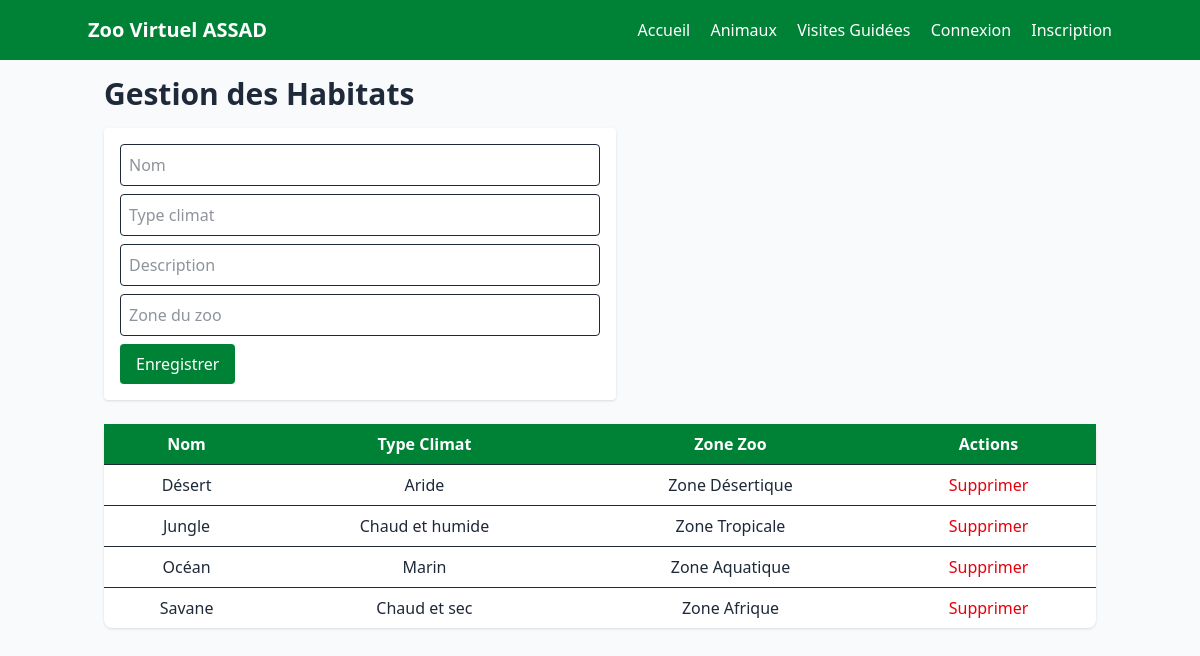
/admin/gestion_habitats.php, run on the app's committed database.
### tables this page shows
CREATE TABLE habitats (
    id INT AUTO_INCREMENT PRIMARY KEY,
    nom VARCHAR(100) NOT NULL,
    typeclimat VARCHAR(100),
    description TEXT,
    zonezoo VARCHAR(100)
);

### admin/gestion_habitats.php (the view, shortened to what this page needs)
<?php
include '../includes/header.php';
include '../includes/db.php';
$result = $conn->query("SELECT * FROM habitats ORDER BY nom ASC");
?>
<h2 class="text-3xl font-bold mb-4">Gestion des Habitats</h2>
<form method="post" class="space-y-2 mb-6 bg-white p-4 rounded shadow max-w-lg">
    <input type="text" name="nom" placeholder="Nom" class="w-full border p-2 rounded" required>
    <input type="text" name="typeclimat" placeholder="Type climat" class="w-full border p-2 rounded">
    <input type="text" name="description" placeholder="Description" class="w-full border p-2 rounded">
    <input type="text" name="zonezoo" placeholder="Zone du zoo" class="w-full border p-2 rounded">
    <button class="bg-green-700 text-white px-4 py-2 rounded hover:bg-green-800 transition">Enregistrer</button>
</form>
<table class="w-full table-auto bg-white rounded-lg shadow">
    <thead class="bg-green-700 text-white">
        <tr>
            <th class="px-4 py-2">Nom</th>
            <th class="px-4 py-2">Type Climat</th>
            <th class="px-4 py-2">Zone Zoo</th>
            <th class="px-4 py-2">Actions</th>
        </tr>
    </thead>
    <tbody>
        <?php while($row = $result->fetch_assoc()): ?>
        <tr class="border-t text-center">
            <td class="px-4 py-2"><?php echo $row['nom']; ?></td>
            <td class="px-4 py-2"><?php echo $row['typeclimat']; ?></td>
            <td class="px-4 py-2"><?php echo $row['zonezoo']; ?></td>
            <td class="px-4 py-2">
                <a href="?delete=<?php echo $row['id']; ?>" class="text-red-600 hover:underline">Supprimer</a>
            </td>
        </tr>
        <?php endwhile; ?>
    </tbody>
</table>

### data on the page
habitats: nom "Désert", typeclimat "Aride", zonezoo "Zone Désertique"
habitats: nom "Jungle", typeclimat "Chaud et humide", zonezoo "Zone Tropicale"
habitats: nom "Océan", typeclimat "Marin", zonezoo "Zone Aquatique"
habitats: nom "Savane", typeclimat "Chaud et sec", zonezoo "Zone Afrique"
